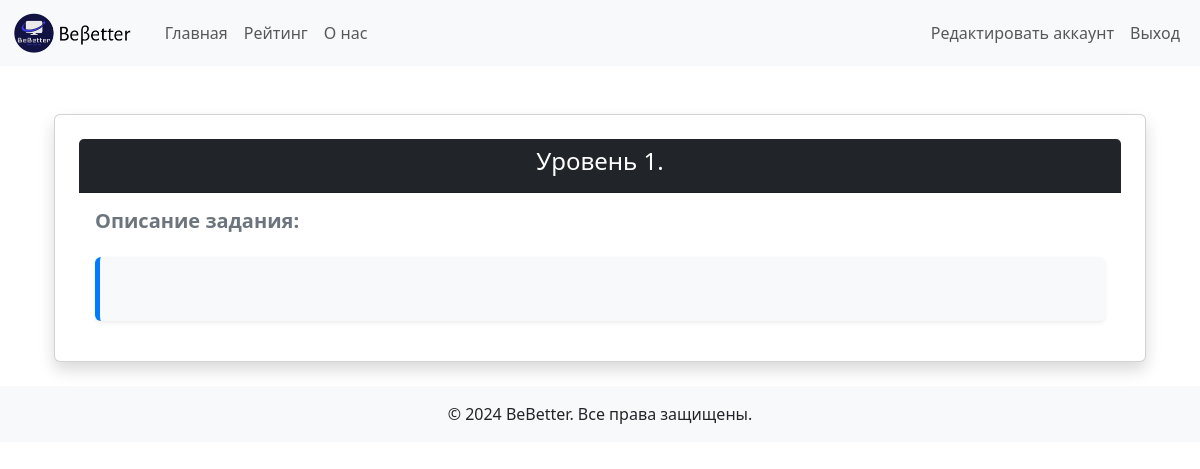
The page /task/ (signed in) on the database as committed earlier.
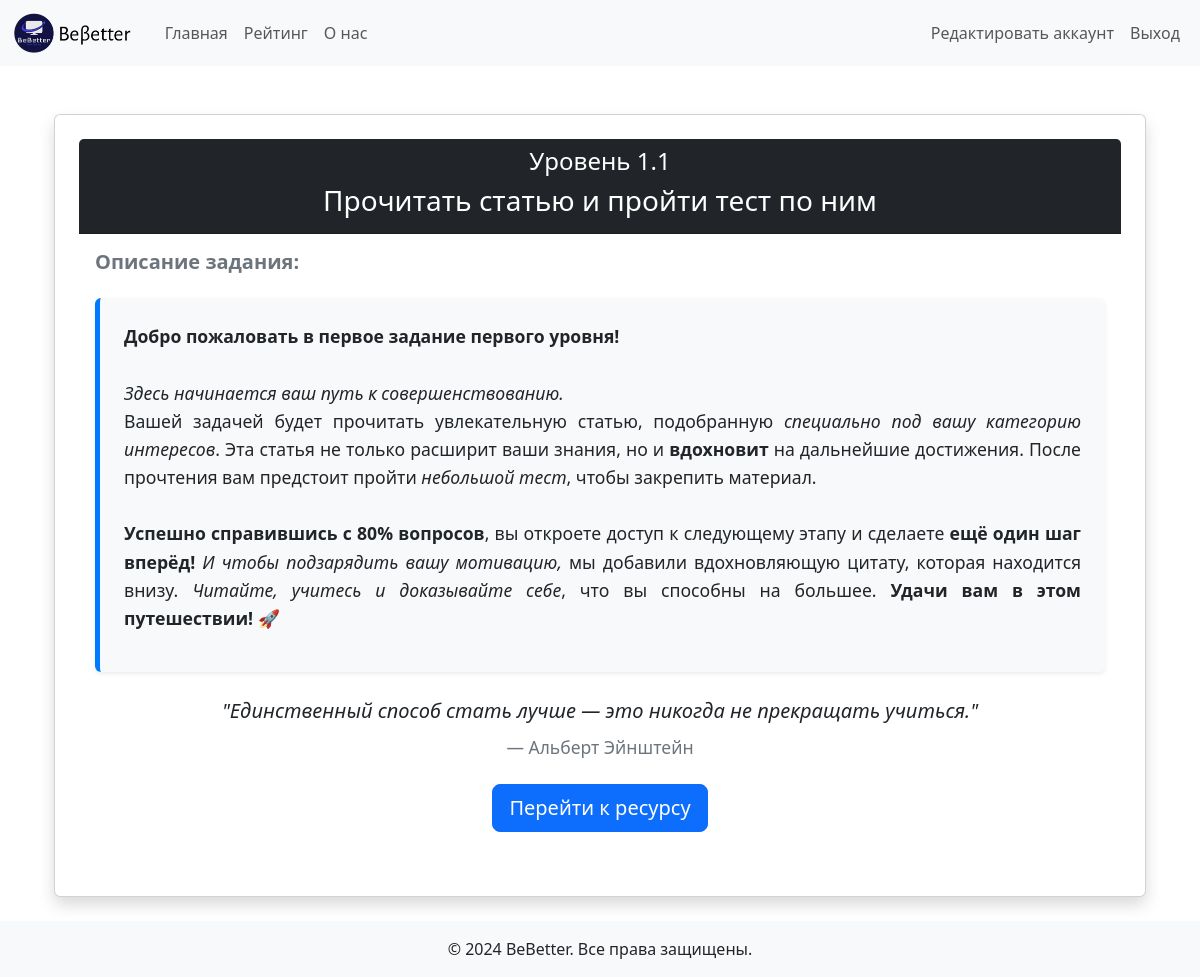
The same page on the database as committed later.
### accounts/models.py (models this page shows, shortened)
class Task(models.Model):
    level = models.ForeignKey(Level, on_delete=models.CASCADE, related_name='tasks')  # Привязка задачи к уровню
    category = models.ForeignKey(Category, on_delete=models.CASCADE, related_name='tasks')  # Привязка к категории
    task_name = models.CharField(max_length=255)
    description = models.TextField(null=True, blank=True)  # Описание задачи
    resource_link = models.URLField(blank=True, null=True)  # Ссылка на ресурс (статья/книга)
    task_number = models.IntegerField()  # Номер задания
    quote = models.TextField(null=True, blank=True)  # Цитата (необязательно)
    quote_author = models.CharField(max_length=255, null=True, blank=True)  # Автор цитаты (необязательно)

### accounts/views.py (the view)
# urls.py: path('task/', task_view, name='task'),
@login_required
def task_view(request):
    if request.user.is_authenticated:
        user_profile = request.user.userprofile
        current_task = Task.objects.filter(
                level__number=user_profile.level,  # Уровень пользователя
                task_number=user_profile.current_task_number,  # Номер текущего задания
                category__name=CATEGORIES[user_profile.category]  # Категория пользователя
        ).first()
        context = {
                "user_profile": user_profile,
                "current_task": current_task,  # Передаём задание в шаблон
        }
        return render(request, "task.html", context)
    else:
        return render(request, "welcome.html")

### accounts/templates/task.html (shortened to what this page needs)
{% extends "base.html" %}
{% block content %}
<div class="container mt-5">
    <div class="card shadow p-4">
        <div class="card-header bg-dark text-white text-center">
            <h4>Уровень {{ user.userprofile.level }}.{{ current_task.task_number}}</h4>
            <h3>{{ current_task.task_name }}</h3>
        </div>
        <div class="card-body">
            <h5 class="mb-4 text-secondary" style="font-weight: bold;">Описание задания:</h5>
            <div class="p-4 rounded bg-light shadow-sm description-box" style="border-left: 5px solid #007bff;">
                <p style="font-size: 1.1rem; line-height: 1.6; text-align: justify;">
                    {{ current_task.description|safe }}
                </p>
            </div>
            {% if current_task.quote %}
            <blockquote class="my-4 text-center blockquote">
                <p class="mb-0"><i>{{ current_task.quote }}</i></p>
                {% if current_task.quote_author %}
                <footer class="blockquote-footer mt-2">{{ current_task.quote_author }}</footer>
                {% endif %}
            </blockquote>
            {% endif %}
            {% if current_task.resource_link %}
            <div class="my-4 text-center">
                <a href="{{ current_task.resource_link }}" class="btn btn-primary btn-lg" target="_blank">
                    Перейти к ресурсу
                </a>
            </div>
            {% endif %}
        </div>
    </div>
</div>
{% endblock %}

Rows that differ between the two databases and show on the page:
now on this page (row edited): Task: task_number "1", task_name "Прочитать статью и пройти тест по ним", description "Добро пожаловать в первое задание первого уровня! Здесь начинается ваш путь к совершенствованию. Вашей задачей будет прочитать увлекательную статью, подобранную специально под вашу категорию интересов . Эта статья не только расширит ваши знания, но и вдохновит на дальнейшие достижения. После прочтения вам предстоит пройти небольшой тест , чтобы закрепить материал. Успешно справившись с 80% вопросов , вы откроете доступ к следующему этапу и сделаете ещё один шаг вперёд! И чтобы подзарядить вашу мотивацию, мы добавили вдохновляющую цитату, которая находится внизу. Читайте, учитесь и доказывайте себе , что вы способны на большее. Удачи вам в этом путешествии! 🚀", quote "\"Единственный способ стать лучше — это никогда не прекращать учиться.\"", quote_author "Альберт Эйнштейн"
Other text that changed with them:
text now shown: "Перейти к ресурсу"
